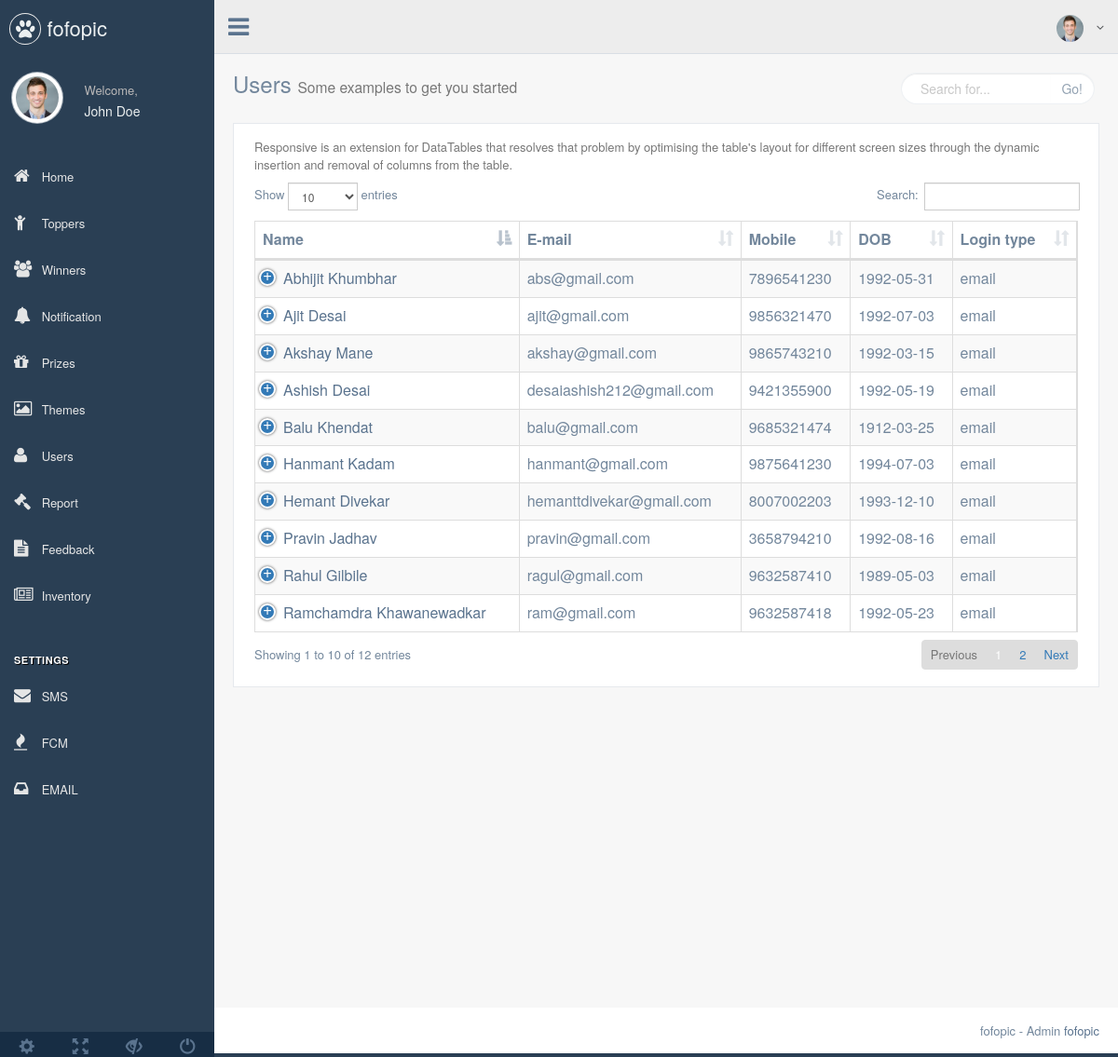
/index.php/dashboard/Users, run on the app's committed database.
### tables this page shows
CREATE TABLE IF NOT EXISTS `users` (
  `uid` int(11) NOT NULL AUTO_INCREMENT,
  `name` text,
  `email` text,
  `mobile` text,
  `fb_id` text,
  `dob` date DEFAULT NULL,
  `login_type` varchar(10) NOT NULL,
  `created_at` timestamp NULL DEFAULT CURRENT_TIMESTAMP ON UPDATE CURRENT_TIMESTAMP,
  `updated_at` timestamp NULL DEFAULT CURRENT_TIMESTAMP ON UPDATE CURRENT_TIMESTAMP,
  PRIMARY KEY (`uid`)
);

### application/controllers/Dashboard.php (called while the page is built, shortened)
<?php
class Dashboard extends CI_Controller {
	public function Users(){
		$this->db->order_by('created_at','DESC');
		$result['users'] = $this->db->get('users')->result_array();
		$this->load->view('pages/users/usersview',$result);
	}
}

### index.php (called while the page is built, shortened)
<?php
require_once BASEPATH.'core/CodeIgniter.php';

### application/views/pages/users/Usersview.php (the view, shortened to what this page needs)
<?php $this->load->view('pages/layout/Head');
?>
  <body class="nav-md">
    <div class="container body">
      <div class="main_container">
          <?php $this->load->view('pages/layout/Leftside');?>
          <?php $this->load->view('pages/layout/Navbar');?>
        <div class="right_col" role="main">
          <div class="">
            <div class="page-title">
              <div class="title_left">
                <h3>Users <small>Some examples to get you started</small></h3>
              </div>
              <div class="title_right">
                <div class="col-md-5 col-sm-5 col-xs-12 form-group pull-right top_search">
                  <div class="input-group">
                    <input type="text" class="form-control" placeholder="Search for...">
                    <span class="input-group-btn">
                      <button class="btn btn-default" type="button">Go!</button>
                    </span>
                  </div>
                </div>
              </div>
            </div>
            <div class="clearfix"></div>
            <div class="row">
              <div class="col-md-12 col-sm-12 col-xs-12">
                <div class="x_panel">
                  <div class="x_content">
                    <p class="text-muted font-13 m-b-30">
                      Responsive is an extension for DataTables that resolves that problem by optimising the table's layout for different screen sizes through the dynamic insertion and removal of columns from the table.
                    </p>
                    <table id="datatable-responsive" class="table table-striped table-bordered dt-responsive nowrap" cellspacing="0" width="100%">
                      <thead>
                        <tr>
                          <th>Name</th>
                          <th>E-mail</th>
                          <th>Mobile</th>
                          <th>DOB</th>
                          <th>Login type</th>
                        </tr>
                      </thead>
                      <tbody>
                        <?php if(isset($users)){
                            foreach ($users as $value) {
                                ?>
                           <tr>
                          <td><a href="<?php echo base_url();?>index.php/Dashboard/viewProfile/<?php echo $value['uid'];?>"><?php echo $value['name'];?></a></td>
                          <td><?php echo $value['email'];?></td>
                          <td><?php echo $value['mobile'];?></td>
                          <td><?php echo $value['dob'];?></td>
                          <td><?php echo $value['login_type'];?></td>
                          </tr>
                        <?php }}?>
                      </tbody>
                    </table>
                  </div>
                </div>
              </div>
            </div>
          </div>
        </div>
        <?php $this->load->view('pages/layout/Footer');?>
      </div>
    </div>
  </body>
</html>

### application/views/pages/layout/Head.php (shortened to what this page needs)
<head>
  <link href="<?php echo base_url();?>assets/vendors/bootstrap/dist/css/bootstrap.min.css" rel="stylesheet">
  <link href="<?php echo base_url();?>assets/vendors/font-awesome/css/font-awesome.min.css" rel="stylesheet">
  <link href="<?php echo base_url();?>assets/vendors/nprogress/nprogress.css" rel="stylesheet">
  <link href="<?php echo base_url();?>assets/vendors/iCheck/skins/flat/green.css" rel="stylesheet">
  <link href="<?php echo base_url();?>assets/vendors/bootstrap-progressbar/css/bootstrap-progressbar-3.3.4.min.css" rel="stylesheet">
  <link href="<?php echo base_url();?>assets/vendors/jqvmap/dist/jqvmap.min.css" rel="stylesheet"/>
  <link href="<?php echo base_url();?>assets/vendors/bootstrap-daterangepicker/daterangepicker.css" rel="stylesheet">
  <link href="<?php echo base_url();?>assets/build/css/custom.min.css" rel="stylesheet">
  <link href="<?php echo base_url();?>assets/vendors/datatables.net-bs/css/dataTables.bootstrap.min.css" rel="stylesheet">
  <link href="<?php echo base_url();?>assets/vendors/datatables.net-buttons-bs/css/buttons.bootstrap.min.css" rel="stylesheet">
  <link href="<?php echo base_url();?>assets/vendors/datatables.net-fixedheader-bs/css/fixedHeader.bootstrap.min.css" rel="stylesheet">
  <link href="<?php echo base_url();?>assets/vendors/datatables.net-responsive-bs/css/responsive.bootstrap.min.css" rel="stylesheet">
  <link href="<?php echo base_url();?>assets/vendors/datatables.net-scroller-bs/css/scroller.bootstrap.min.css" rel="stylesheet">
  <link href="<?php echo base_url();?>assets/vendors/bootstrap-daterangepicker/daterangepicker.css" rel="stylesheet">
  <link href="<?php echo base_url();?>assets/vendors/normalize-css/normalize.css" rel="stylesheet">
  <link href="<?php echo base_url();?>assets/vendors/ion.rangeSlider/css/ion.rangeSlider.css" rel="stylesheet">
  <link href="<?php echo base_url();?>assets/vendors/ion.rangeSlider/css/ion.rangeSlider.skinFlat.css" rel="stylesheet">
  <link href="<?php echo base_url();?>assets/vendors/mjolnic-bootstrap-colorpicker/dist/css/bootstrap-colorpicker.min.css" rel="stylesheet">
  <link href="<?php echo base_url();?>assets/vendors/cropper/dist/cropper.min.css" rel="stylesheet">
</head>

### application/views/pages/layout/Leftside.php (shortened to what this page needs)
<div class="col-md-3 left_col">
          <div class="left_col scroll-view">
            <div class="navbar nav_title" style="border: 0;">
              <a href="<?php echo base_url();?>" class="site_title"><i class="fa fa-paw"></i> <span>fofopic</span></a>
            </div>
            <div class="profile clearfix">
              <div class="profile_pic">
                <img src="<?php echo base_url();?>assets/images/img.jpg" alt="..." class="img-circle profile_img">
              </div>
              <div class="profile_info">
                <span>Welcome,</span>
                <h2>John Doe</h2>
              </div>
            </div>
            <br />
            <div id="sidebar-menu" class="main_menu_side hidden-print main_menu">
              <div class="menu_section">
                <ul class="nav side-menu">
                  <li><a href="<?php echo base_url()?>"><i class="fa fa-home"></i> Home</a>
                  </li>
                  <li><a href="<?php echo base_url()?>index.php/Dashboard/Topper"><i class="fa fa-child"></i> Toppers</a>
                  </li>
                  <li><a href="<?php echo base_url()?>index.php/Dashboard/Winner/0"><i class="fa fa-users"></i> Winners</a>
                  </li>
                  <li><a href="<?php echo base_url()?>index.php/Dashboard/Notification"><i class="fa fa-bell"></i> Notification</a>
                  </li>
                  <li><a href="<?php echo base_url()?>index.php/Dashboard/Prizes"><i class="fa fa-gift"></i> Prizes</a>
                  </li>
                  <li><a href="<?php echo base_url()?>index.php/Dashboard/Themes"><i class="fa fa-image"></i> Themes</a>
                  </li>
                  <li><a href="<?php echo base_url()?>index.php/Dashboard/Users"><i class="fa fa-user"></i> Users</a>
                  </li>
                  <li><a href="<?php echo base_url()?>index.php/Dashboard/"><i class="fa fa-legal"></i> Report</a>
                  </li>
                  <li><a href="<?php echo base_url()?>index.php/Dashboard/Feedback"><i class="fa fa-file-text"></i> Feedback</a>
                  </li>
                  <li><a href="<?php echo base_url()?>index.php/Dashboard/Inventory"><i class="fa fa-newspaper-o"></i> Inventory</a>
                  </li>
                </ul>
              </div>
              <div class="menu_section">
                <h3>Settings</h3>
                <ul class="nav side-menu">
                  <li><a href="<?php echo base_url()?>index.php/Dashboard/Sms"><i class="fa fa-envelope"></i> SMS</a>
                  </li>
                  <li><a href="<?php echo base_url()?>index.php/Dashboard/Fcm"><i class="fa fa-fire"></i> FCM</a>
                  </li>
                  <li><a href="<?php echo base_url()?>index.php/Dashboard/"><i class="fa fa-inbox"></i> EMAIL</a>
                  </li>
                </ul>
              </div>
            </div>
            <div class="sidebar-footer hidden-small">
              <a data-toggle="tooltip" data-placement="top" title="Settings">
                <span class="glyphicon glyphicon-cog" aria-hidden="true"></span>
              </a>
              <a data-toggle="tooltip" data-placement="top" title="FullScreen">
                <span class="glyphicon glyphicon-fullscreen" aria-hidden="true"></span>
              </a>
              <a data-toggle="tooltip" data-placement="top" title="Lock">
                <span class="glyphicon glyphicon-eye-close" aria-hidden="true"></span>
              </a>
              <a data-toggle="tooltip" data-placement="top" title="Logout" href="login.html">
                <span class="glyphicon glyphicon-off" aria-hidden="true"></span>
              </a>
            </div>
          </div>
        </div>

### application/views/pages/layout/Navbar.php (shortened to what this page needs)
<div class="top_nav">
  <div class="nav_menu">
    <nav>
      <div class="nav toggle">
        <a id="menu_toggle"><i class="fa fa-bars"></i></a>
      </div>
      <ul class="nav navbar-nav navbar-right">
        <li class="">
          <a href="javascript:;" class="user-profile dropdown-toggle" data-toggle="dropdown" aria-expanded="false">
            <img src="<?php echo base_url();?>assets/images/img.jpg" alt="">
            <span class=" fa fa-angle-down"></span>
          </a>
        </li>
      </ul>
    </nav>
  </div>
</div>

### application/views/pages/layout/Footer.php
<footer>
  <div class="pull-right">
    fofopic - Admin <a href="http://www.fofopic.com">fofopic</a>
  </div>
  <div class="clearfix"></div>
</footer>

### data on the page
users: name "Hanmant Kadam", email "hanmant@gmail.com", mobile "9875641230", dob "1994-07-03", login_type "email"
users: name "Ajit Desai", email "ajit@gmail.com", mobile "9856321470", dob "1992-07-03", login_type "email"
users: name "Abhijit Khumbhar", email "abs@gmail.com", mobile "7896541230", dob "1992-05-31", login_type "email"
users: name "Balu Khendat", email "balu@gmail.com", mobile "9685321474", dob "1912-03-25", login_type "email"
users: name "Ramchamdra Khawanewadkar", email "ram@gmail.com", mobile "9632587418", dob "1992-05-23", login_type "email"
users: name "Rahul Gilbile", email "ragul@gmail.com", mobile "9632587410", dob "1989-05-03", login_type "email"
users: name "Pravin Jadhav", email "pravin@gmail.com", mobile "3658794210", dob "1992-08-16", login_type "email"
users: name "Akshay Mane", email "akshay@gmail.com", mobile "9865743210", dob "1992-03-15", login_type "email"
users: name "Hemant Divekar", email "hemanttdivekar@gmail.com", mobile "8007002203", dob "1993-12-10", login_type "email"
users: name "Ashish Desai", email "desaiashish212@gmail.com", mobile "9421355900", dob "1992-05-19", login_type "email"
